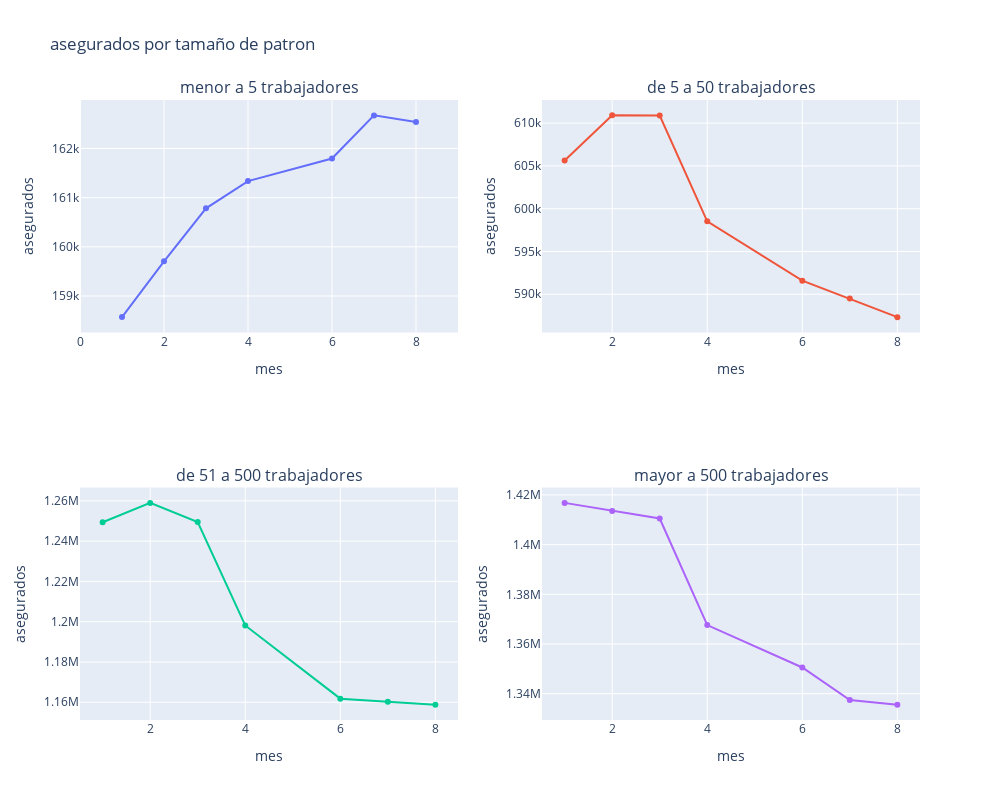

Here is the notebook cell this chart was saved with:
### Code cell
#Con plotlib
#con plotly
fig = make_subplots(rows=2, cols=2,subplot_titles=("menor a 5 trabajadores", "de 5 a 50 trabajadores",
                                                   'de 51 a 500 trabajadores','mayor a 500 trabajadores'))


#graficas
fig.add_trace(go.Scatter( x=p_pivot_2020.index, y=p_pivot_2020['S1-S2(<5)'],name='S1-S2(<5)'), row=1,col=1)
fig.add_trace(go.Scatter( x=p_pivot_2020.index, y=p_pivot_2020['S3(<50)']), row=1,col=2)
fig.add_trace(go.Scatter( x=p_pivot_2020.index, y=p_pivot_2020['S4-S5(51-500)']), row=2,col=1)
fig.add_trace(go.Scatter( x=p_pivot_2020.index, y=p_pivot_2020['>S6(>500)']), row=2,col=2)

              
#eje y
fig.update_yaxes(title_text="asegurados", row=1, col=1)
fig.update_yaxes(title_text="asegurados", row=1, col=2)
fig.update_yaxes(title_text="asegurados", row=2, col=1)
fig.update_yaxes(title_text="asegurados", row=2, col=2)  
              
#ejex
fig.update_xaxes(title_text="mes",range=[0,9], row=1, col=1)
fig.update_xaxes(title_text="mes", row=1, col=2)
fig.update_xaxes(title_text="mes", row=2, col=1)
fig.update_xaxes(title_text="mes", row=2, col=2)             
                 
#titulo
fig.update_layout(height=800, width=1000, title_text="asegurados por tamaño de patron",showlegend=False)
fig.show()

### Figure 1 — Plotly figure (JSON) as saved in the notebook; plotly's stock layout.template omitted (floating-point values rounded to 4 significant figures)
{"data": [{"name": "S1-S2(<5)", "type": "scatter", "x": [1, 2, 3, 4, 6, 7, 8], "xaxis": "x", "y": [158570, 159705, 160782, 161336, 161794, 162672, 162535], "yaxis": "y"}, {"type": "scatter", "x": [1, 2, 3, 4, 6, 7, 8], "xaxis": "x2", "y": [605637, 610908, 610884, 598522, 591582, 589496, 587325], "yaxis": "y2"}, {"type": "scatter", "x": [1, 2, 3, 4, 6, 7, 8], "xaxis": "x3", "y": [1249379, 1258992, 1249451, 1198127, 1161797, 1160285, 1158838], "yaxis": "y3"}, {"type": "scatter", "x": [1, 2, 3, 4, 6, 7, 8], "xaxis": "x4", "y": [1416801, 1413558, 1410519, 1367602, 1350538, 1337409, 1335594], "yaxis": "y4"}], "layout": {"annotations": [{"font": {"size": 16}, "showarrow": false, "text": "menor a 5 trabajadores", "x": 0.225, "xanchor": "center", "xref": "paper", "y": 1, "yanchor": "bottom", "yref": "paper"}, {"font": {"size": 16}, "showarrow": false, "text": "de 5 a 50 trabajadores", "x": 0.775, "xanchor": "center", "xref": "paper", "y": 1, "yanchor": "bottom", "yref": "paper"}, {"font": {"size": 16}, "showarrow": false, "text": "de 51 a 500 trabajadores", "x": 0.225, "xanchor": "center", "xref": "paper", "y": 0.375, "yanchor": "bottom", "yref": "paper"}, {"font": {"size": 16}, "showarrow": false, "text": "mayor a 500 trabajadores", "x": 0.775, "xanchor": "center", "xref": "paper", "y": 0.375, "yanchor": "bottom", "yref": "paper"}], "height": 800, "showlegend": false, "title": {"text": "asegurados por tamaño de patron"}, "width": 1000, "xaxis": {"anchor": "y", "domain": [0, 0.45], "range": [0, 9], "title": {"text": "mes"}}, "xaxis2": {"anchor": "y2", "domain": [0.55, 1], "title": {"text": "mes"}}, "xaxis3": {"anchor": "y3", "domain": [0, 0.45], "title": {"text": "mes"}}, "xaxis4": {"anchor": "y4", "domain": [0.55, 1], "title": {"text": "mes"}}, "yaxis": {"anchor": "x", "domain": [0.625, 1], "title": {"text": "asegurados"}}, "yaxis2": {"anchor": "x2", "domain": [0.625, 1], "title": {"text": "asegurados"}}, "yaxis3": {"anchor": "x3", "domain": [0, 0.375], "title": {"text": "asegurados"}}, "yaxis4": {"anchor": "x4", "domain": [0, 0.375], "title": {"text": "asegurados"}}}}
